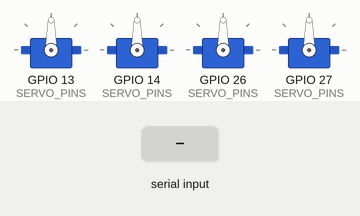
A sketch run on a simulated ESP32. Shown: 4 × servo. Inputs (shaded band) come from the test bench. Nothing arrives over Bluetooth unless stated; what the sketch prints to the serial monitor is not drawn.

Above: at 1.9 s.
2.0 s: "IK,\n" received over the second serial link
At 2.8 s:
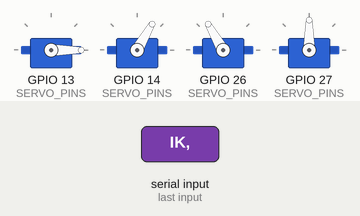
3.9 s: "HOME\n" received over the second serial link
At 4.05 s:
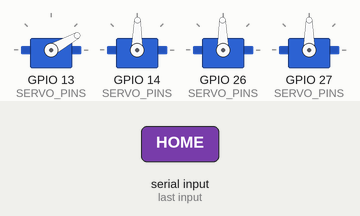
5.8 s: "1,90\n" received over the second serial link
At 6.9 s:
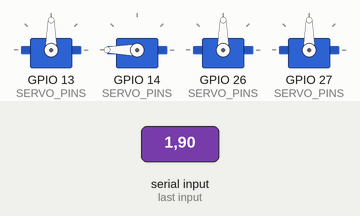
7.7 s: "HOME\n" received over the second serial link
At 7.85 s:
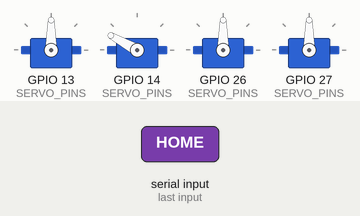
9.6 s: "1,90,45\n" received over the second serial link
At 9.97 s:
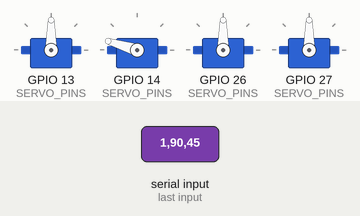
11.5 s: "IK,\n" received over the second serial link
At 11.95 s:
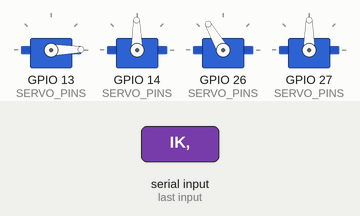
Timing chart, 0 to 14.5 s (numbered marks = the images above; inputs shaded):
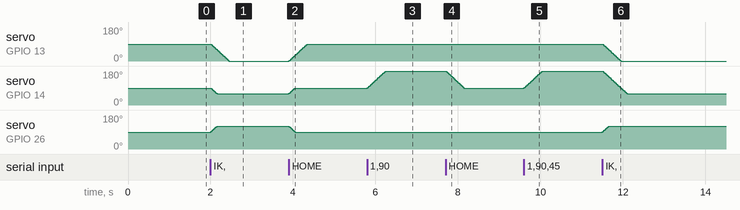

The sketch:

RoboticArmControl.ino
```cpp
// ESP32 3-DOF Arm + Gripper with Inverse Kinematics
// Library: ESP32Servo (Library Manager)
// Board: ESP32 Dev Module
//
// Command formats:
//   DIRECT CONTROL (original):
//     "0,+45"   -> servo[0] +45° relative
//     "1,=120"  -> servo[1] to 120° absolute
//     "0,=150;1,-20;2,+30" -> batch operations
//
//   INVERSE KINEMATICS (new):
//     "IK,X=10,Y=5,Z=8"     -> Move end effector to (10,5,8) in cm
//     "IK,X=10,Y=5,Z=8,G=45" -> Same + set gripper to 45°
//
//   UTILITIES:
//     "HOME"    -> Move to home position (all 90°)
//     "STATUS"  -> Print current angles and position
//
// Coordinate system:
//   Origin at base center
//   X: forward, Y: left, Z: up
//   All distances in cm

#include <BluetoothSerial.h>
#include <ESP32Servo.h>
#include <math.h>

BluetoothSerial SerialBT;

constexpr int SERVO_MIN_US = 500;
constexpr int SERVO_MAX_US = 2400;
constexpr int NUM_SERVOS   = 4;

// >>>> EDIT THESE PINS TO MATCH YOUR WIRING <<<<
const int SERVO_PINS[NUM_SERVOS] = {13, 14, 26, 27}; // Base, Shoulder, Elbow, Gripper

// Arm dimensions (in cm)
constexpr float BASE_HEIGHT = 5.0;   // Height from base to shoulder
constexpr float UPPER_ARM   = 5.0;   // Shoulder to elbow
constexpr float FOREARM     = 5.0;   // Elbow to end effector

struct ServoSlot {
  Servo servo;
  int   pin     = -1;
  int   angle   = 90;
  int   channel = -1;
};

ServoSlot s[NUM_SERVOS];
String rxLine;

// --- Math Utilities --------------------------------------------------------

float radToDeg(float rad) { return rad * 180.0 / PI; }
float degToRad(float deg) { return deg * PI / 180.0; }

static inline int clampAngle(long a) {
  if (a < 0)   return 0;
  if (a > 180) return 180;
  return (int)a;
}

// --- Forward Kinematics ----------------------------------------------------
// Calculate end effector position from current servo angles
void forwardKinematics(float& x, float& y, float& z) {
  float baseAngle = degToRad(s[0].angle);      // Base rotation
  float shoulderAngle = degToRad(s[1].angle);  // Shoulder pitch
  float elbowAngle = degToRad(s[2].angle);     // Elbow pitch

  // Calculate in 2D plane first (ignoring base rotation)
  float shoulderZ = BASE_HEIGHT;
  float elbowZ = shoulderZ + UPPER_ARM * sin(shoulderAngle - PI/2);
  float elbowR = UPPER_ARM * cos(shoulderAngle - PI/2);

  float endZ = elbowZ + FOREARM * sin(shoulderAngle + elbowAngle - PI);
  float endR = elbowR + FOREARM * cos(shoulderAngle + elbowAngle - PI);

  // Apply base rotation to get 3D coordinates
  x = endR * cos(baseAngle);
  y = endR * sin(baseAngle);
  z = endZ;
}

// --- Inverse Kinematics ----------------------------------------------------
// Calculate servo angles needed to reach target position
// Returns true if solution found, false if unreachable
bool inverseKinematics(float targetX, float targetY, float targetZ,
                       int& baseAngle, int& shoulderAngle, int& elbowAngle) {

  // Step 1: Calculate base angle (rotation around Z-axis)
  float baseRad = atan2(targetY, targetX);
  baseAngle = clampAngle((long)radToDeg(baseRad));

  // Step 2: Work in 2D plane (cylindrical coordinates)
  float targetR = sqrt(targetX * targetX + targetY * targetY); // Horizontal distance
  float targetH = targetZ - BASE_HEIGHT;  // Height relative to shoulder

  // Distance from shoulder to target
  float distance = sqrt(targetR * targetR + targetH * targetH);

  // Check if target is reachable
  float maxReach = UPPER_ARM + FOREARM;
  float minReach = fabs(UPPER_ARM - FOREARM);

  if (distance > maxReach || distance < minReach) {
    SerialBT.printf("IK: Target unreachable. Distance=%.2fcm (min=%.2f, max=%.2f)\n",
                    distance, minReach, maxReach);
    return false;
  }

  // Step 3: Calculate elbow angle using law of cosines
  // cos(elbow) = (upper² + forearm² - distance²) / (2 * upper * forearm)
  float cosElbow = (UPPER_ARM * UPPER_ARM + FOREARM * FOREARM - distance * distance)
                   / (2.0 * UPPER_ARM * FOREARM);
  cosElbow = constrain(cosElbow, -1.0, 1.0);

  float elbowRad = acos(cosElbow);
  // For "elbow down" configuration (more natural), use PI - elbowRad
  elbowRad = PI - elbowRad;

  // Step 4: Calculate shoulder angle
  float alpha = atan2(targetH, targetR);  // Angle to target from shoulder
  float beta = acos((UPPER_ARM * UPPER_ARM + distance * distance - FOREARM * FOREARM)
                    / (2.0 * UPPER_ARM * distance));

  float shoulderRad = alpha + beta;

  // Convert to servo angles (90° = horizontal)
  shoulderAngle = clampAngle((long)radToDeg(shoulderRad + PI/2));
  elbowAngle = clampAngle((long)radToDeg(elbowRad));

  return true;
}

// --- Servo Control ---------------------------------------------------------

int indexFromPin(int pin) {
  for (int i = 0; i < NUM_SERVOS; ++i) if (SERVO_PINS[i] == pin) return i;
  return -1;
}

int parseTargetId(const String& id) {
  String t = id; t.trim();
  bool isNum = true;
  for (size_t i = 0; i < t.length(); ++i)
    if (!isDigit(t[i]) && !(i == 0 && t[i] == '-')) { isNum = false; break; }

  if (isNum) {
    long v = t.toInt();
    int pinIdx = indexFromPin((int)v);
    if (pinIdx >= 0) return pinIdx;
    if (v >= 0 && v < NUM_SERVOS) return (int)v;
  }
  return -1;
}

void glideMany(const int targets[NUM_SERVOS], int stepDelayMs = 5) {
  bool anyMoving = true;
  while (anyMoving) {
    anyMoving = false;
    for (int i = 0; i < NUM_SERVOS; ++i) {
      int cur = s[i].angle;
      int tgt = targets[i];
      if (cur == tgt) continue;
      anyMoving = true;
      int step = (tgt > cur) ? 1 : -1;
      cur += step;
      s[i].angle = cur;
      s[i].servo.write(cur);
    }
    if (anyMoving) delay(stepDelayMs);
  }
}

// --- Command Parsing -------------------------------------------------------

bool parseOp(const String& op, int& idxOut, int& targetAngleOut, bool& ok) {
  ok = false;
  int comma = op.indexOf(',');
  if (comma < 0) return false;

  String idStr = op.substring(0, comma); idStr.trim();
  String valStr = op.substring(comma + 1); valStr.trim();

  int idx = parseTargetId(idStr);
  if (idx < 0) return false;

  int target = s[idx].angle;
  if (valStr.length() == 0) return false;

  if (valStr[0] == '=') {
    long absA = valStr.substring(1).toInt();
    target = clampAngle(absA);
  } else {
    long delta = valStr.toInt();
    target = clampAngle((long)s[idx].angle + delta);
  }

  idxOut = idx;
  targetAngleOut = target;
  ok = true;
  return true;
}

// Parse IK command: "IK,X=10,Y=5,Z=8" or "IK,X=10,Y=5,Z=8,G=45"
bool parseIKCommand(const String& cmd, float& x, float& y, float& z, int& gripperAngle, bool& hasGripper) {
  x = y = z = 0;
  gripperAngle = -1;
  hasGripper = false;

  int start = 3; // Skip "IK,"
  while (start < (int)cmd.length()) {
    int comma = cmd.indexOf(',', start);
    String pair = (comma < 0) ? cmd.substring(start) : cmd.substring(start, comma);
    pair.trim();

    int eq = pair.indexOf('=');
    if (eq > 0) {
      String key = pair.substring(0, eq);
      String val = pair.substring(eq + 1);
      key.trim(); key.toUpperCase();
      val.trim();

      if (key == "X") x = val.toFloat();
      else if (key == "Y") y = val.toFloat();
      else if (key == "Z") z = val.toFloat();
      else if (key == "G") {
        gripperAngle = clampAngle(val.toInt());
        hasGripper = true;
      }
    }

    if (comma < 0) break;
    start = comma + 1;
  }

  return true;
}

void handleLine(const String& line) {
  String cmd = line;
  cmd.trim();
  cmd.toUpperCase();

  // HOME command
  if (cmd == "HOME") {
    int targets[NUM_SERVOS] = {90, 90, 90, 90};
    glideMany(targets);
    SerialBT.println("OK: Moved to HOME position");
    for (int i = 0; i < NUM_SERVOS; ++i) {
      SerialBT.printf("  Servo %d: %d°\n", i, s[i].angle);
    }
    return;
  }

  // STATUS command
  if (cmd == "STATUS") {
    float x, y, z;
    forwardKinematics(x, y, z);
    SerialBT.println("=== ARM STATUS ===");
    SerialBT.printf("Servo 0 (Base):     %d°\n", s[0].angle);
    SerialBT.printf("Servo 1 (Shoulder): %d°\n", s[1].angle);
    SerialBT.printf("Servo 2 (Elbow):    %d°\n", s[2].angle);
    SerialBT.printf("Servo 3 (Gripper):  %d°\n", s[3].angle);
    SerialBT.printf("Position: X=%.2f Y=%.2f Z=%.2f cm\n", x, y, z);
    return;
  }

  // IK command
  if (cmd.startsWith("IK,")) {
    float x, y, z;
    int gripperAngle;
    bool hasGripper;

    if (!parseIKCommand(line, x, y, z, gripperAngle, hasGripper)) {
      SerialBT.println("ERR: IK parse failed. Use: IK,X=10,Y=5,Z=8[,G=45]");
      return;
    }

    int baseA, shoulderA, elbowA;
    if (inverseKinematics(x, y, z, baseA, shoulderA, elbowA)) {
      int targets[NUM_SERVOS];
      targets[0] = baseA;
      targets[1] = shoulderA;
      targets[2] = elbowA;
      targets[3] = hasGripper ? gripperAngle : s[3].angle;

      SerialBT.printf("IK: Target (%.2f, %.2f, %.2f) -> Base=%d° Shoulder=%d° Elbow=%d°\n",
                      x, y, z, baseA, shoulderA, elbowA);

      glideMany(targets);

      // Verify with forward kinematics
      float actualX, actualY, actualZ;
      forwardKinematics(actualX, actualY, actualZ);
      SerialBT.printf("OK: Reached (%.2f, %.2f, %.2f)\n", actualX, actualY, actualZ);
    }
    return;
  }

  // Direct servo control (original functionality)
  int targets[NUM_SERVOS];
  for (int i = 0; i < NUM_SERVOS; ++i) targets[i] = s[i].angle;

  int start = 0;
  bool any = false;

  while (start < (int)line.length()) {
    int sep = line.indexOf(';', start);
    String op = (sep < 0) ? line.substring(start) : line.substring(start, sep);
    op.trim();
    if (op.length() > 0) {
      int idx, tgt; bool ok;
      if (!parseOp(op, idx, tgt, ok) || !ok) {
        SerialBT.printf("ERR: Bad op '%s'. Use index 0..%d or pin.\n", op.c_str(), NUM_SERVOS-1);
      } else {
        targets[idx] = tgt;
        any = true;
      }
    }
    if (sep < 0) break;
    start = sep + 1;
  }

  if (!any) return;

  glideMany(targets);

  for (int i = 0; i < NUM_SERVOS; ++i) {
    SerialBT.printf("OK idx=%d angle=%d\n", i, s[i].angle);
  }
}

// --- Arduino Lifecycle -----------------------------------------------------

void setup() {
  Serial.begin(115200);
  delay(150);

  SerialBT.begin("MjakaMwise");
  Serial.println("Bluetooth started as 'MjakaMwise'");
  SerialBT.println("=== 3-DOF ARM WITH IK ===");
  SerialBT.println("Commands:");
  SerialBT.println("  IK,X=10,Y=5,Z=8[,G=45]  - Inverse kinematics");
  SerialBT.println("  0,=120 or 1,+45         - Direct servo control");
  SerialBT.println("  HOME                    - Move to home position");
  SerialBT.println("  STATUS                  - Show current state");
  SerialBT.print("Pins: ");
  for (int i = 0; i < NUM_SERVOS; ++i) {
    SerialBT.printf("%d%s", SERVO_PINS[i], (i == NUM_SERVOS-1 ? "\n" : ", "));
  }

  for (int i = 0; i < NUM_SERVOS; ++i) {
    s[i].pin = SERVO_PINS[i];
    s[i].servo.setPeriodHertz(50);
    int ch = s[i].servo.attach(s[i].pin, SERVO_MIN_US, SERVO_MAX_US);
    s[i].channel = ch;
    s[i].angle   = 90;
    s[i].servo.write(s[i].angle);
    delay(150);
  }

  SerialBT.println("Ready!");
}

void loop() {
  while (SerialBT.available()) {
    char c = (char)SerialBT.read();
    if (c == '\n' || c == '\r') {
      if (rxLine.length() > 0) { handleLine(rxLine); rxLine = ""; }
    } else {
      rxLine += c;
      if (rxLine.length() > 200) rxLine = "";
    }
  }
}
```

Measured:
- after the input at 2.0 s, servo on GPIO 13 (SERVO_PINS): moves from 90° to 0° over 0.45 s, starting at once; servo on GPIO 14 (SERVO_PINS): moves from 90° to 60° over 0.16 s, starting at once; servo on GPIO 26 (SERVO_PINS): moves from 90° to 120° over 0.16 s, starting at once
- after the input at 3.9 s, servo on GPIO 13 (SERVO_PINS): moves from 0° to 90° over 0.45 s, starting at once; servo on GPIO 14 (SERVO_PINS): moves from 60° to 90° over 0.16 s, starting at once; servo on GPIO 26 (SERVO_PINS): moves from 120° to 90° over 0.16 s, starting at once
- after the input at 5.8 s, servo on GPIO 14 (SERVO_PINS): moves from 90° to 180° over 0.45 s, starting at once
- after the input at 7.7 s, servo on GPIO 14 (SERVO_PINS): moves from 180° to 90° over 0.45 s, starting at once
- after the input at 9.6 s, servo on GPIO 14 (SERVO_PINS): moves from 90° to 180° over 0.45 s, starting at once
- after the input at 11.5 s, servo on GPIO 13 (SERVO_PINS): moves from 90° to 0° over 0.46 s, starting at once; servo on GPIO 14 (SERVO_PINS): moves from 180° to 60° over 0.60 s, starting at once; servo on GPIO 26 (SERVO_PINS): moves from 90° to 120° over 0.16 s, starting at once
